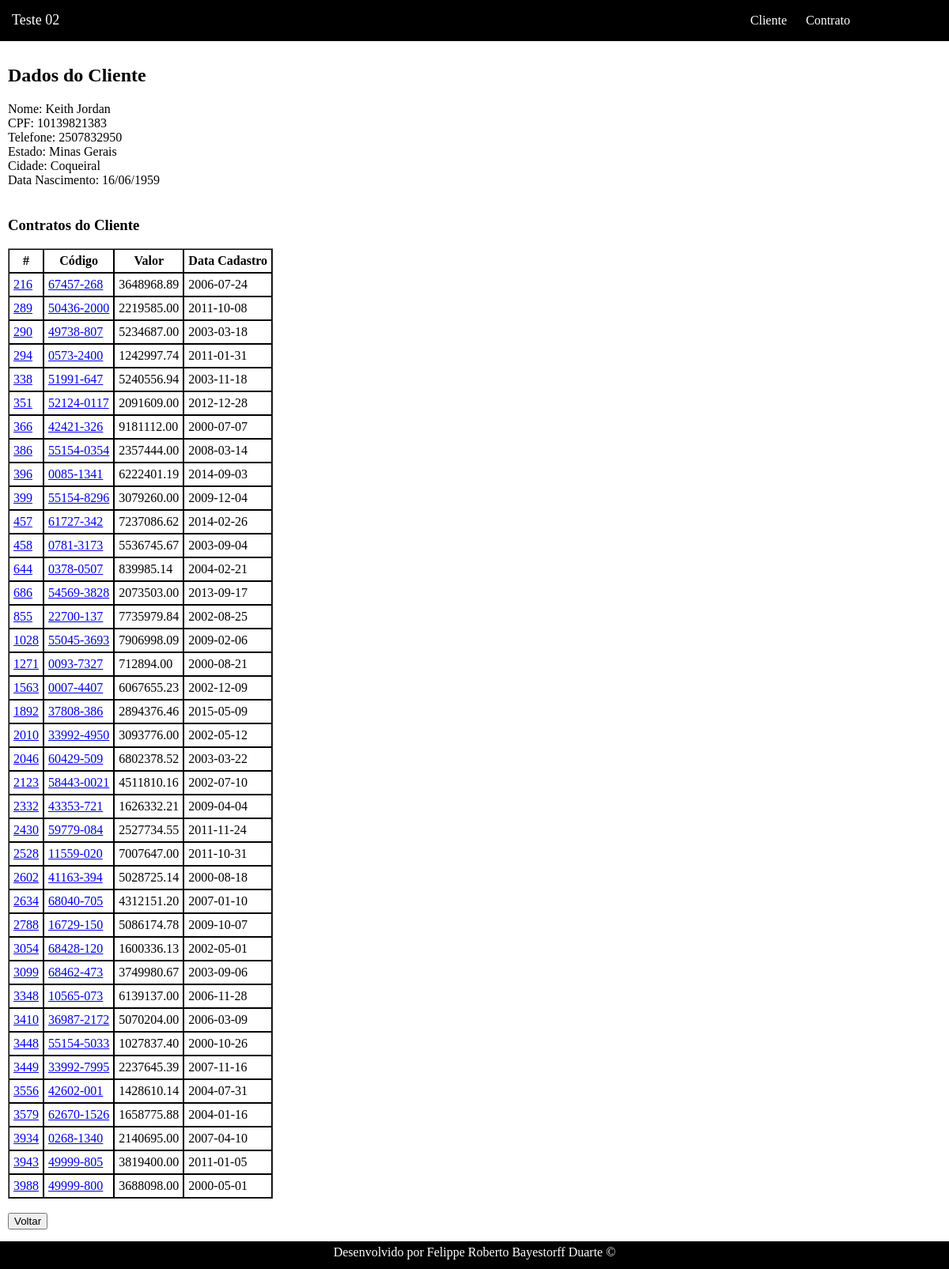
The page /cliente/read/id/1 on the database its author committed.
### tables this page shows
CREATE TABLE IF NOT EXISTS `cliente` (
  `id` INT NOT NULL AUTO_INCREMENT,
  `nome` VARCHAR(255) NOT NULL,
  `cpf` VARCHAR(11) NOT NULL,
  `telefone` VARCHAR(20) NOT NULL,
  `dataNascimento` DATE NOT NULL,
  `cidade_id` INT NOT NULL,
  PRIMARY KEY (`id`),
  UNIQUE INDEX `cpf_UNIQUE` (`cpf` ASC),
  INDEX `fk_cliente_cidade_idx` (`cidade_id` ASC),
  CONSTRAINT `fk_cliente_cidade`
    FOREIGN KEY (`cidade_id`)
    REFERENCES `cidade` (`id`)
    ON DELETE NO ACTION
    ON UPDATE NO ACTION);

CREATE TABLE IF NOT EXISTS `estado` (
  `id` INT NOT NULL,
  `nome` VARCHAR(255) NOT NULL,
  `sigla` VARCHAR(2) NOT NULL,
  PRIMARY KEY (`id`));

CREATE TABLE IF NOT EXISTS `cidade` (
  `id` INT NOT NULL,
  `nome` VARCHAR(255) NOT NULL,
  `estado_id` INT NOT NULL,
  PRIMARY KEY (`id`),
  INDEX `fk_cidade_estado1_idx` (`estado_id` ASC),
  CONSTRAINT `fk_cidade_estado1`
    FOREIGN KEY (`estado_id`)
    REFERENCES `estado` (`id`)
    ON DELETE NO ACTION
    ON UPDATE NO ACTION);

CREATE TABLE IF NOT EXISTS `contrato` (
  `id` INT NOT NULL AUTO_INCREMENT,
  `codigo` VARCHAR(255) NOT NULL,
  `valor` DECIMAL(15,2) NOT NULL,
  `dataCadastro` DATE NOT NULL,
  `cliente_id` INT NOT NULL,
  PRIMARY KEY (`id`),
  INDEX `fk_contrato_cliente1_idx` (`cliente_id` ASC),
  CONSTRAINT `fk_contrato_cliente1`
    FOREIGN KEY (`cliente_id`)
    REFERENCES `cliente` (`id`)
    ON DELETE NO ACTION
    ON UPDATE NO ACTION);

### Framework/Template.php (called while the page is built, shortened)
<?php
class Template
{
    public static function getInstance()
    {
        static $instance = null;
        if (null === $instance) {
            $instance = new Template();
        }
        return $instance;
    }
    public function show($controller, $viewname, $vars = [])
    {
        $viewsPath = dirname(__FILE__) . '/../App/View/';
        $layout = $viewsPath .'layout.php';
        include ($layout);
    }
}

### App/Controller/ClienteController.php (called while the page is built, shortened)
<?php
class ClienteController extends BaseController implements ICrudController
{
    public function read($id)
    {
        $cliente = new Cliente();
        $cliente->get($id);
        $contratos = (new \App\Model\Contrato())->getContratosPorCliente($id);
        $this->template->show('cliente', 'read', [
            'cliente' => $cliente,
            'contratos' => $contratos
        ]);
    }
}

### Framework/FrontController.php (called while the page is built, shortened)
<?php
class FrontController {
    private $template;
    public $action;
    public $params = array();
    public function __construct(Template $template)
    {
        $this->template = $template;
    }
    public function loadAction()
    {
        $controller = new $class($this->template);
        $pageNum = isset($_GET['page'])&&($_GET['page'] == (int)$_GET['page']) ? (int)$_GET['page'] : 1;
        $controller->setPageNum($pageNum);
        $action =  is_callable(array($controller, $this->action)) ?
             $this->action : 'index';
        $controller->$action($this->params[0]);
    }
    private function getController()
    {
        $route = (empty($_GET['path'])) ? '' : $_GET['path'];
        $params = explode('/', $route);
        $this->action = (isset($params[1]) && !empty($params[1])) ?
                $params[1] : 'index';
        for($i=3; $i<count($params); $i+=2)
        {
            if(isset($params[$i]) && !empty($params[$i]))
            {
                $this->params[] = $params[$i];
            }
        }
   }
}

### index.php (called while the page is built, shortened)
<?php
include('autoload.php');
$template = Framework\Template::getInstance();
$frontController = new Framework\FrontController($template);
$frontController->setPath(dirname(__FILE__) . '/App/Controller');
$frontController->loadAction();

### autoload.php (called while the page is built, shortened)
<?php
function autoloader($class)
{
    $filename = dirname(__FILE__) . '/' . str_replace('\\', '/', $class) . '.php';
}

### Framework/Config.php (called while the page is built, shortened)
<?php
class Config {
    public static function getDatabaseData()
    {
        $dados = parse_ini_file(dirname(__FILE__)."/../config/database.ini");
        return $dados;
    }
}

### Framework/Database/Database.php (called while the page is built, shortened)
<?php
class Database {
    protected $adapter;
    public static function getInstance()
    {
        static $instance = null;
        if (null === $instance) {
            $dados = \Framework\Config::getDatabaseData();
            $adapter = self::setAdapter($dados);
            $instance = new Database($adapter);
        }
        return $instance;
    }
    public function __construct(IDatabaseAdapter $adapter)
    {
        $this->adapter = $adapter;
    }
    private static function setAdapter($dados)
    {
        switch($dados['sgbd'])
        {
            case "MySQL":
                return new Adapters\MysqlAdapter($dados);
        }
    }
    public function getAdapter()
    {
        return $this->adapter;
    }
}

### Framework/Database/Adapters/MysqlAdapter.php (called while the page is built, shortened)
<?php
class MysqlAdapter implements IDatabaseAdapter
{
    protected $conn;
    public function __construct($dados) {
        $this->conn = new \PDO("mysql:host=".$dados['host'].";dbname=".$dados['database'].";charset=utf8", $dados['user'], $dados['password']);
        $this->conn->setAttribute(\PDO::ATTR_ERRMODE, \PDO::ERRMODE_EXCEPTION);
    }
    public function findByID(IModel $object, $id)
    {
        $sql = "SELECT ".implode(',', $object->getFields())." FROM ".$object->getTable()." WHERE id = ".(int) $id;
        foreach($this->conn->query($sql, \PDO::FETCH_ASSOC) as $row)
        {
            foreach($row as $column => $data)
            {
                $object->$column = $data;
            }
        }
        return $object;
    }
    public function rawQuery($sql)
    {
        $query = $this->conn->query($sql, \PDO::FETCH_ASSOC);
        return $query->fetchAll();
    }
}

### App/Model/BaseModel.php (called while the page is built, shortened)
<?php
abstract class BaseModel implements IModel {
    private $adapter;
    protected $table;
    protected $fields;
    public function __construct()
    {
        $this->adapter = Database::getInstance()->getAdapter();
    }
    public function getTable()
    {
        return $this->table;
    }
    public function getFields()
    {
        return $this->fields;
    }
    public function get($id)
    {
        $obj = $this->adapter->findByID($this, $id);
        $obj->toView();
        return $obj;
    }
    public function rawQuery($sql)
    {
        return $this->adapter->rawQuery($sql);
    }
}

### App/Model/Cliente.php (called while the page is built, shortened)
<?php
class Cliente extends BaseModel {
    protected $cidade;
    public function toView() {
        $dataNascimento = \DateTime::createFromFormat('Y-m-d', $this->dataNascimento);
        if($dataNascimento)
        {
            $this->dataNascimento = $dataNascimento->format('d/m/Y');
        }
    }
    public function getCidade()
    {
        if((!$this->cidade instanceof Cidade) || $this->cidade->id != $this->cidade_id)
        {
            $this->cidade = (new Cidade)->get($this->cidade_id);
        }
        return $this->cidade;
    }
}

### App/Model/Cidade.php (called while the page is built, shortened)
<?php
class Cidade extends BaseModel {
    protected $estado;
    public function getEstado()
    {
        if((!$this->estado instanceof Estado) || $this->estado->id != $this->estado_id)
        {
            $this->estado = (new Estado())->get($this->estado_id);
        }
        return $this->estado;
    }
}

### App/Model/Contrato.php (called while the page is built, shortened)
<?php
class Contrato extends BaseModel {
    protected $table = "contrato";
    public function getContratosPorCliente($cliente_id)
    {
        $sql = "SELECT id, codigo, valor, dataCadastro FROM ".$this->table." WHERE cliente_id = ".(int)$cliente_id;
        return $this->rawQuery($sql);
    }
}

### App/View/cliente/read.php (the view)
<h2> Dados do Cliente </h2>
Nome: <?php echo $cliente->nome;?> <br/>
CPF: <?php echo $cliente->cpf;?> <br/>
Telefone: <?php echo $cliente->telefone;?> <br/>
Estado: <?php echo $cliente->getCidade()->getEstado()->nome; ?><br/>
Cidade: <?php echo $cliente->getCidade()->nome;?><br/>
Data Nascimento: <?php echo $cliente->dataNascimento;?><br/>
<br/>
<h3>Contratos do Cliente</h3>
<table border="1" cellpadding="0" cellspacing="0">
    <thead>
        <tr>
            <th>#</th>
            <th>Código</th>
            <th>Valor</th>
            <th>Data Cadastro</th>
        </tr>
    </thead>
    <tbody>
        <?php foreach($contratos as $contrato): ?>
        <tr>
            <td><a href="<?php echo "/contrato/read/id/".$contrato['id'];?>"><?php echo $contrato['id'];?></a></td>
            <td><a href="<?php echo "/contrato/read/id/".$contrato['id'];?>"><?php echo $contrato['codigo'];?></a></td>
            <td><?php echo $contrato['valor'];?></td>
            <td><?php echo $contrato['dataCadastro'];?></td>
        </tr>
        <?php endforeach; ?>
    </tbody>
</table>
<br/>
<button type="button" onclick="javascript:location.href='/cliente/index'">Voltar</a>

### public/css/style.css (style rules this page uses)
html { position: relative; min-height: 100%; }
body { margin: 0 0 30px; }
table td, table th { border: 1px solid black; padding: 5px; }

### rows shown on the page
cliente: nome "Keith Jordan", cpf "10139821383", telefone "2507832950", dataNascimento "16/06/1959"
estado: nome "Minas Gerais"
cidade: nome "Coqueiral"
contrato: id "216", codigo "67457-268", valor "3648968.89", dataCadastro "2006-07-24"
contrato: id "289", codigo "50436-2000", valor "2219585.00", dataCadastro "2011-10-08"
contrato: id "290", codigo "49738-807", valor "5234687.00", dataCadastro "2003-03-18"
contrato: id "294", codigo "0573-2400", valor "1242997.74", dataCadastro "2011-01-31"
contrato: id "338", codigo "51991-647", valor "5240556.94", dataCadastro "2003-11-18"
contrato: id "351", codigo "52124-0117", valor "2091609.00", dataCadastro "2012-12-28"
contrato: id "366", codigo "42421-326", valor "9181112.00", dataCadastro "2000-07-07"
contrato: id "386", codigo "55154-0354", valor "2357444.00", dataCadastro "2008-03-14"
contrato: id "396", codigo "0085-1341", valor "6222401.19", dataCadastro "2014-09-03"
contrato: id "399", codigo "55154-8296", valor "3079260.00", dataCadastro "2009-12-04"
contrato: id "457", codigo "61727-342", valor "7237086.62", dataCadastro "2014-02-26"
contrato: id "458", codigo "0781-3173", valor "5536745.67", dataCadastro "2003-09-04"
contrato: id "644", codigo "0378-0507", valor "839985.14", dataCadastro "2004-02-21"
contrato: id "686", codigo "54569-3828", valor "2073503.00", dataCadastro "2013-09-17"
contrato: id "855", codigo "22700-137", valor "7735979.84", dataCadastro "2002-08-25"
contrato: id "1028", codigo "55045-3693", valor "7906998.09", dataCadastro "2009-02-06"
contrato: id "1271", codigo "0093-7327", valor "712894.00", dataCadastro "2000-08-21"
contrato: id "1563", codigo "0007-4407", valor "6067655.23", dataCadastro "2002-12-09"
contrato: id "1892", codigo "37808-386", valor "2894376.46", dataCadastro "2015-05-09"
contrato: id "2010", codigo "33992-4950", valor "3093776.00", dataCadastro "2002-05-12"
contrato: id "2046", codigo "60429-509", valor "6802378.52", dataCadastro "2003-03-22"
contrato: id "2123", codigo "58443-0021", valor "4511810.16", dataCadastro "2002-07-10"
contrato: id "2332", codigo "43353-721", valor "1626332.21", dataCadastro "2009-04-04"
contrato: id "2430", codigo "59779-084", valor "2527734.55", dataCadastro "2011-11-24"
contrato: id "2528", codigo "11559-020", valor "7007647.00", dataCadastro "2011-10-31"
contrato: id "2602", codigo "41163-394", valor "5028725.14", dataCadastro "2000-08-18"
contrato: id "2634", codigo "68040-705", valor "4312151.20", dataCadastro "2007-01-10"
contrato: id "2788", codigo "16729-150", valor "5086174.78", dataCadastro "2009-10-07"
contrato: id "3054", codigo "68428-120", valor "1600336.13", dataCadastro "2002-05-01"
contrato: id "3099", codigo "68462-473", valor "3749980.67", dataCadastro "2003-09-06"
contrato: id "3348", codigo "10565-073", valor "6139137.00", dataCadastro "2006-11-28"
contrato: id "3410", codigo "36987-2172", valor "5070204.00", dataCadastro "2006-03-09"
contrato: id "3448", codigo "55154-5033", valor "1027837.40", dataCadastro "2000-10-26"
contrato: id "3449", codigo "33992-7995", valor "2237645.39", dataCadastro "2007-11-16"
contrato: id "3556", codigo "42602-001", valor "1428610.14", dataCadastro "2004-07-31"
contrato: id "3579", codigo "62670-1526", valor "1658775.88", dataCadastro "2004-01-16"
contrato: id "3934", codigo "0268-1340", valor "2140695.00", dataCadastro "2007-04-10"
contrato: id "3943", codigo "49999-805", valor "3819400.00", dataCadastro "2011-01-05"
contrato: id "3988", codigo "49999-800", valor "3688098.00", dataCadastro "2000-05-01"
